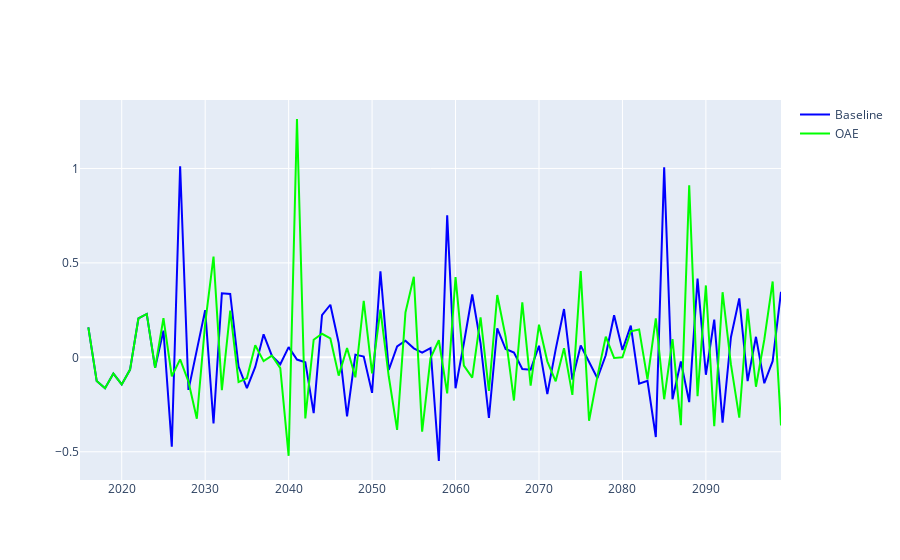

The cell this chart's notebook holds for it:
### Code cell
fig = go.Figure()
fig.add_trace(go.Scatter(x=ph_amplitude_baseline_pct.year, y=ph_amplitude_baseline_pct['ph'],
                    mode='lines', line_color='#0000FF',
                    name='Baseline'))
fig.add_trace(go.Scatter(x=ph_amplitude_oae_pct.year, y=ph_amplitude_oae_pct['ph'],
                    mode='lines', line_color='#00FF00',
                    name='OAE'))
fig.show()
